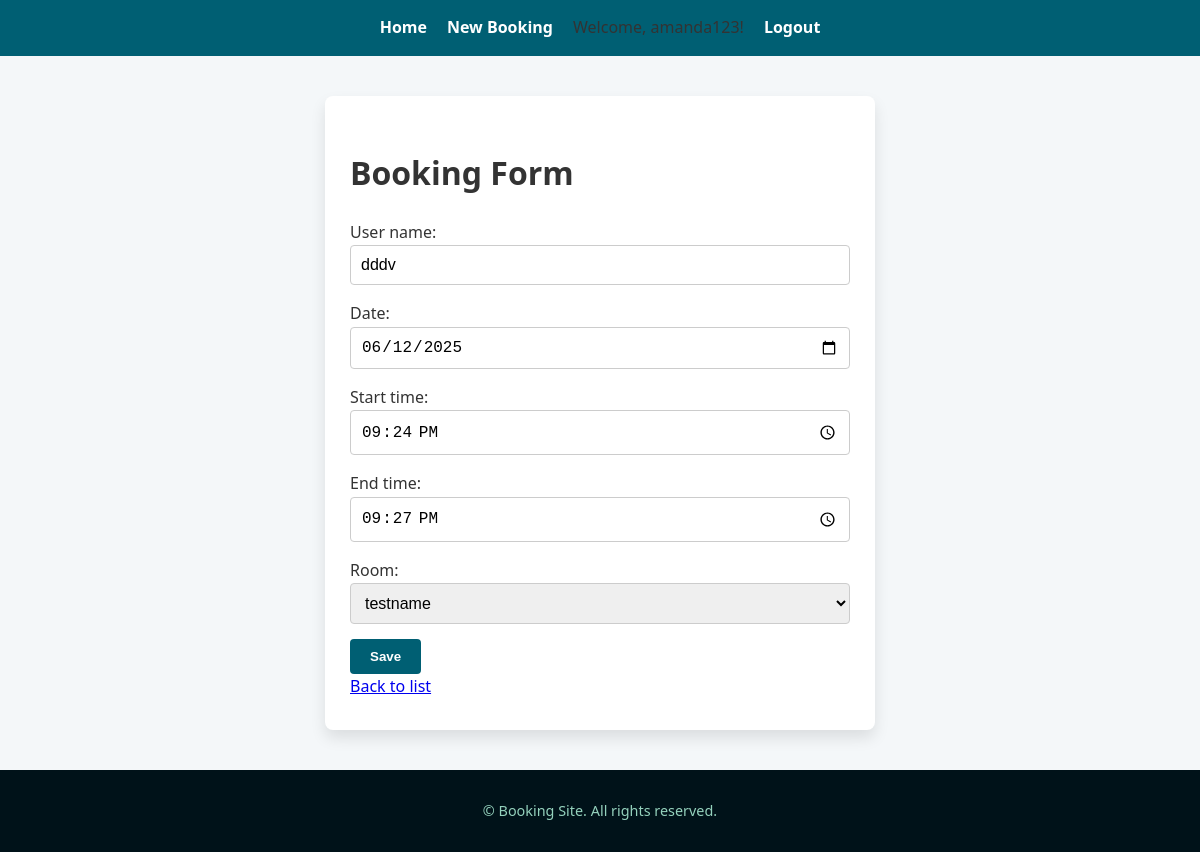
The page /2/edit/ (signed in) on the database its author committed.
### bookings/models.py (models this page shows, shortened)
class Booking(models.Model):
    room = models.ForeignKey(Room, on_delete=models.CASCADE)
    user_name = models.CharField(max_length=100)
    date = models.DateField()
    start_time = models.TimeField()
    end_time = models.TimeField()

### bookings/views.py (the view)
# urls.py: path('<int:pk>/edit/', views.booking_update, name='booking_update'),
@login_required
def booking_update(request, pk):
    booking = get_object_or_404(Booking, pk=pk)
    form = BookingForm(request.POST or None, instance=booking)
    if form.is_valid():
        form.save()
        return redirect('booking_list')
    return render(request, 'bookings/booking_form.html', {'form': form})

### bookings/forms.py
class BookingForm(forms.ModelForm):
    class Meta:
        model = Booking
        fields = ['user_name', 'date', 'start_time', 'end_time', 'room']
        widgets = {
            'date': forms.DateInput(attrs={'type': 'date'}),
            'start_time': forms.TimeInput(attrs={'type': 'time'}),
            'end_time': forms.TimeInput(attrs={'type': 'time'}),
        }

### bookings/models.py (called while the page is built)
    def __str__(self):
        return self.name

### bookings/templates/bookings/booking_form.html (shortened to what this page needs)
{% extends 'bookings/base.html' %}
{% block content %}
<h1>Booking Form</h1>
<form method="post" novalidate>
    <p>
        {{ form.user_name.label_tag }}<br>
        {{ form.user_name }}<br>
    </p>
    <p>
        {{ form.date.label_tag }}<br>
        {{ form.date }}<br>
    </p>
    <p>
        {{ form.start_time.label_tag }}<br>
        {{ form.start_time }}<br>
    </p>
    <p>
        {{ form.end_time.label_tag }}<br>
        {{ form.end_time }}<br>
    </p>
    <p>
        {{ form.room.label_tag }}<br>
        {{ form.room }}<br>
    </p>
    <button type="submit">Save</button>
</form>
<a href="{% url 'booking_list' %}">Back to list</a>
{% endblock %}

### bookings/static/css/styles.css (style rules this page uses)
body { font-family: 'Segoe UI', Tahoma, Geneva, Verdana, sans-serif; margin: 0; background-color: #f4f7f9; color: #333; line-height: 1.6; }
form p { margin-bottom: 15px; }
form input, form select, form textarea { width: 100%; padding: 10px; border: 1px solid #ccc; border-radius: 4px; font-size: 1rem; box-sizing: border-box; }
form button { background-color: #005f73; color: white; font-weight: 600; padding: 10px 20px; border: none; border-radius: 4px; cursor: pointer; transition: background-color 0.3s ease; }

### rows shown on the page
Booking: user_name "dddv", date "06/12/2025", start_time "21:24:00", end_time "21:27:00", room "testname"
